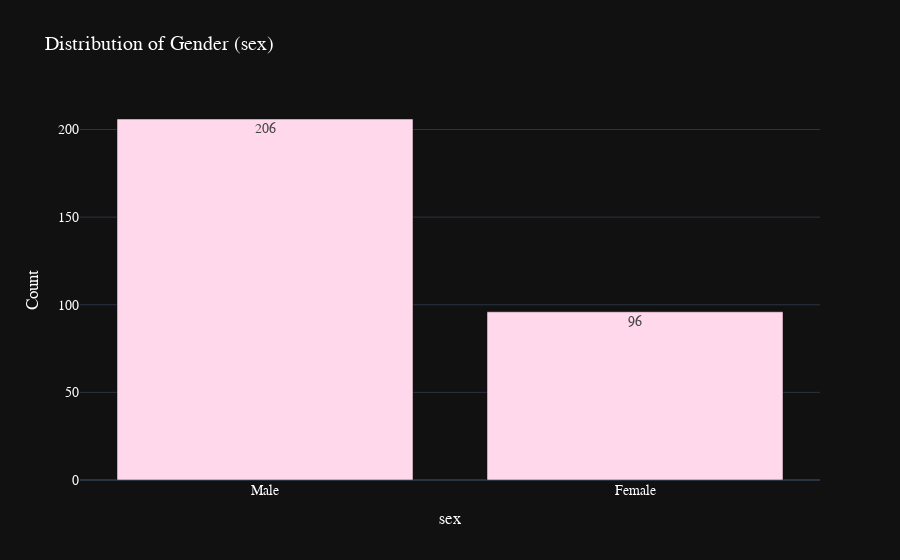
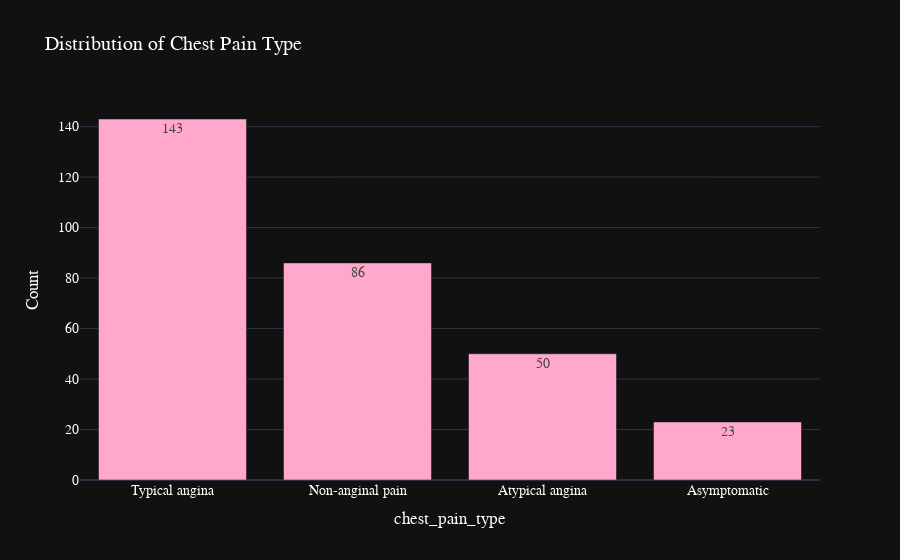
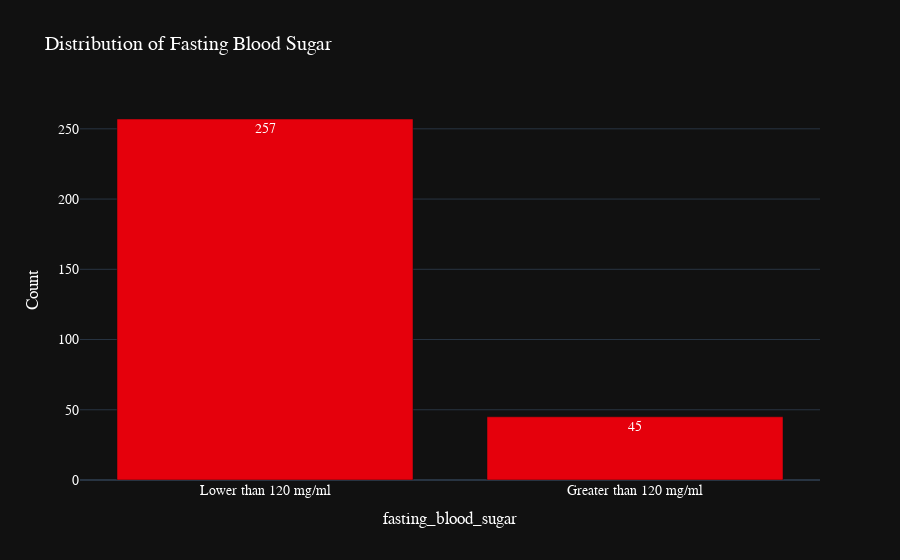
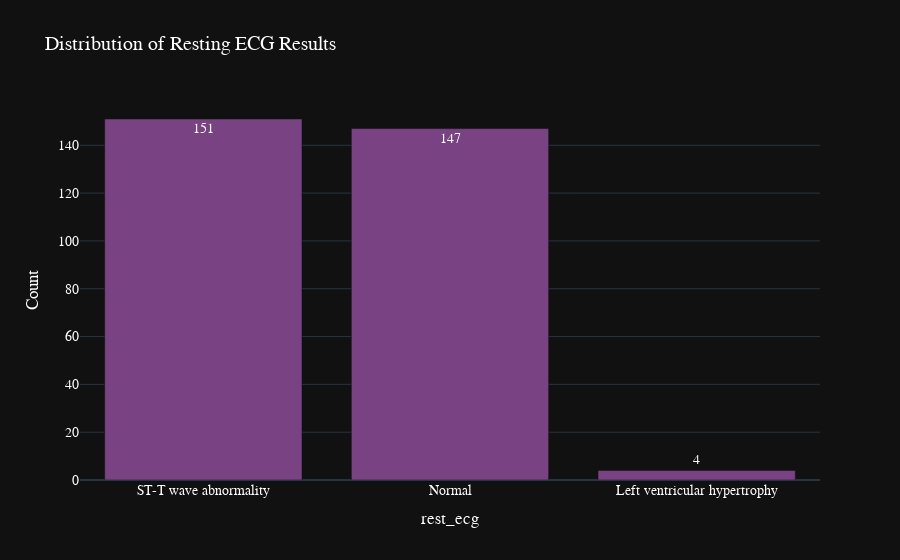

Notebook source saved alongside these figures, in order:
### Code cell
# Function to create bar plots using plotly
def plot_categorical_variable_plotly(heart_disease_df, column, title, color):
    value_counts = heart_disease_df[column].value_counts()
    fig = go.Figure(
        data=[go.Bar(
            x=value_counts.index,
            y=value_counts.values,
            text=value_counts.values,
            textposition='auto',
            marker_color=color,
                        hovertemplate='x: %{x}<br>y: %{y}<extra></extra>'
        )]
    )
    fig.update_layout(
        title=title,
        xaxis_title=column,
        yaxis_title='Count',
        template='plotly_dark',
        font=dict(
            family='Courier New, monospace',
            size=14,
            color='white'
        )
    )
    fig.show()

# create color palette using palettable
# color_palettes = palettable.tableau.TableauMedium_10.hex_colors

# Plot each categorical variable using Plotly
for idx, column in enumerate(categorical_columns):
    plot_categorical_variable_plotly(heart_disease_clean_df, column, titles[column], color_palettes[idx])

# Histograms using Plotly
def plot_histograms_plotly(df, columns, color_palette):
    fig = make_subplots(rows=len(columns)//2, cols=2, subplot_titles=columns)

    for idx, col in enumerate(columns):
        fig.add_trace(
            go.Histogram(
                x=df[col],
                marker_color=color_palette[idx % len(color_palette)],
                nbinsx=20
            ),
            row=idx // 2 + 1,
            col=idx % 2 + 1
        )

    fig.update_layout(
        title='Histograms of All Variables',
        template='plotly_dark',
        font=dict(
            family='Courier New, monospace',
            size=14,
            color='white'
        ),
        height=800,
        showlegend=False
    )
    fig.show()

### Figure 1 — Plotly figure (JSON) as saved in the notebook; plotly's stock layout.template omitted (floating-point values rounded to 4 significant figures)
{"data": [{"hovertemplate": "x: %{x}<br>y: %{y}<extra></extra>", "marker": {"color": "#ffd8ec"}, "text": [206, 96], "textposition": "auto", "type": "bar", "x": ["Male", "Female"], "y": [206, 96]}], "layout": {"font": {"color": "white", "family": "Courier New, monospace", "size": 14}, "title": {"text": "Distribution of Gender (sex)"}, "xaxis": {"title": {"text": "sex"}}, "yaxis": {"title": {"text": "Count"}}}}

### Figure 2 — Plotly figure (JSON) as saved in the notebook; plotly's stock layout.template omitted (floating-point values rounded to 4 significant figures)
{"data": [{"hovertemplate": "x: %{x}<br>y: %{y}<extra></extra>", "marker": {"color": "#ffa8cb"}, "text": [143, 86, 50, 23], "textposition": "auto", "type": "bar", "x": ["Typical angina", "Non-anginal pain", "Atypical angina", "Asymptomatic"], "y": [143, 86, 50, 23]}], "layout": {"font": {"color": "white", "family": "Courier New, monospace", "size": 14}, "title": {"text": "Distribution of Chest Pain Type"}, "xaxis": {"title": {"text": "chest_pain_type"}}, "yaxis": {"title": {"text": "Count"}}}}

### Figure 3 — Plotly figure (JSON) as saved in the notebook; plotly's stock layout.template omitted (floating-point values rounded to 4 significant figures)
{"data": [{"hovertemplate": "x: %{x}<br>y: %{y}<extra></extra>", "marker": {"color": "#e5000c"}, "text": [257, 45], "textposition": "auto", "type": "bar", "x": ["Lower than 120 mg/ml", "Greater than 120 mg/ml"], "y": [257, 45]}], "layout": {"font": {"color": "white", "family": "Courier New, monospace", "size": 14}, "title": {"text": "Distribution of Fasting Blood Sugar"}, "xaxis": {"title": {"text": "fasting_blood_sugar"}}, "yaxis": {"title": {"text": "Count"}}}}

### Figure 4 — Plotly figure (JSON) as saved in the notebook; plotly's stock layout.template omitted (floating-point values rounded to 4 significant figures)
{"data": [{"hovertemplate": "x: %{x}<br>y: %{y}<extra></extra>", "marker": {"color": "#784283"}, "text": [151, 147, 4], "textposition": "auto", "type": "bar", "x": ["ST-T wave abnormality", "Normal", "Left ventricular hypertrophy"], "y": [151, 147, 4]}], "layout": {"font": {"color": "white", "family": "Courier New, monospace", "size": 14}, "title": {"text": "Distribution of Resting ECG Results"}, "xaxis": {"title": {"text": "rest_ecg"}}, "yaxis": {"title": {"text": "Count"}}}}
